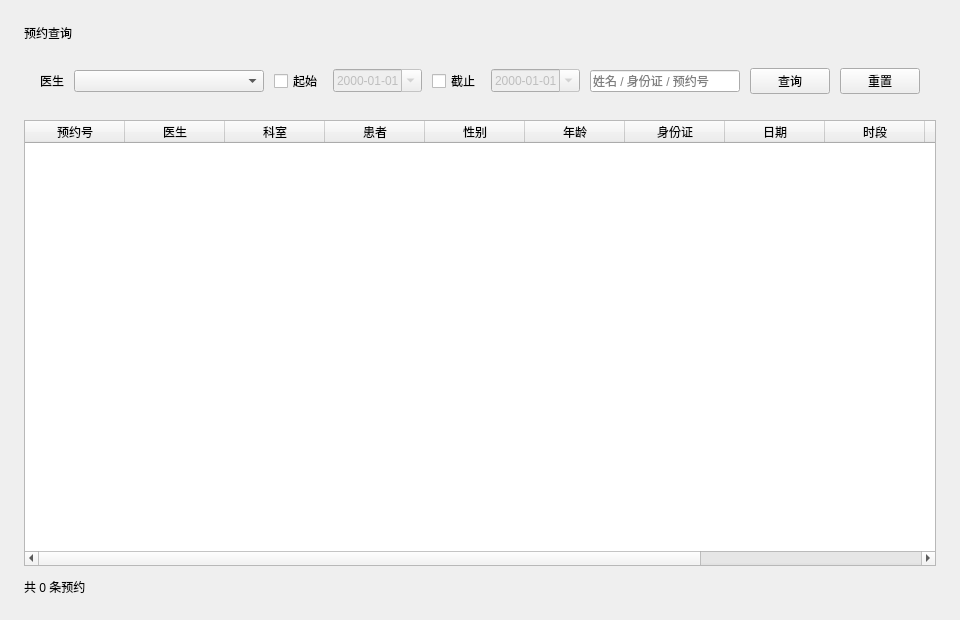
<?xml version="1.0" encoding="UTF-8"?>
<ui version="4.0">
 <class>AppointmentsPage</class>
 <widget class="QWidget" name="AppointmentsPage">
  <property name="geometry"><rect><x>0</x><y>0</y><width>960</width><height>620</height></rect></property>
  <layout class="QVBoxLayout" name="rootLayout">
   <property name="spacing"><number>12</number></property>
   <property name="leftMargin"><number>24</number></property><property name="topMargin"><number>24</number></property>
   <property name="rightMargin"><number>24</number></property><property name="bottomMargin"><number>24</number></property>
   <item><widget class="QLabel" name="pageTitle"><property name="text"><string>预约查询</string></property></widget></item>
   <item><widget class="QFrame" name="filterCard"><property name="card" stdset="0"><bool>true</bool></property><layout class="QHBoxLayout" name="filterLayout"><property name="spacing"><number>10</number></property><property name="leftMargin"><number>16</number></property><property name="topMargin"><number>14</number></property><property name="rightMargin"><number>16</number></property><property name="bottomMargin"><number>14</number></property>
    <item><widget class="QLabel" name="doctorLabel"><property name="text"><string>医生</string></property></widget></item>
    <item><widget class="QComboBox" name="cmbDoctor"><property name="minimumSize"><size><width>190</width><height>0</height></size></property></widget></item>
    <item><widget class="QCheckBox" name="chkStartDate"><property name="text"><string>起始</string></property></widget></item>
    <item><widget class="QDateEdit" name="dateStart"><property name="displayFormat"><string>yyyy-MM-dd</string></property><property name="calendarPopup"><bool>true</bool></property><property name="enabled"><bool>false</bool></property></widget></item>
    <item><widget class="QCheckBox" name="chkEndDate"><property name="text"><string>截止</string></property></widget></item>
    <item><widget class="QDateEdit" name="dateEnd"><property name="displayFormat"><string>yyyy-MM-dd</string></property><property name="calendarPopup"><bool>true</bool></property><property name="enabled"><bool>false</bool></property></widget></item>
    <item><widget class="QLineEdit" name="edtKeyword"><property name="placeholderText"><string>姓名 / 身份证 / 预约号</string></property><property name="clearButtonEnabled"><bool>true</bool></property></widget></item>
    <item><widget class="QPushButton" name="btnSearch"><property name="primary" stdset="0"><bool>true</bool></property><property name="text"><string>查询</string></property></widget></item>
    <item><widget class="QPushButton" name="btnReset"><property name="text"><string>重置</string></property></widget></item>
   </layout></widget></item>
   <item><widget class="QTableWidget" name="appointmentsTable"><property name="editTriggers"><set>QAbstractItemView::NoEditTriggers</set></property><property name="selectionBehavior"><enum>QAbstractItemView::SelectRows</enum></property><property name="selectionMode"><enum>QAbstractItemView::SingleSelection</enum></property><property name="alternatingRowColors"><bool>true</bool></property>
    <column><property name="text"><string>预约号</string></property></column><column><property name="text"><string>医生</string></property></column><column><property name="text"><string>科室</string></property></column><column><property name="text"><string>患者</string></property></column><column><property name="text"><string>性别</string></property></column><column><property name="text"><string>年龄</string></property></column><column><property name="text"><string>身份证</string></property></column><column><property name="text"><string>日期</string></property></column><column><property name="text"><string>时段</string></property></column><column><property name="text"><string>电话</string></property></column><column><property name="text"><string>症状</string></property></column><column><property name="text"><string>操作</string></property></column>
   </widget></item>
   <item><widget class="QLabel" name="lblCount"><property name="weak" stdset="0"><bool>true</bool></property><property name="text"><string>共 0 条预约</string></property></widget></item>
  </layout>
 </widget>
 <resources/><connections/>
</ui>
